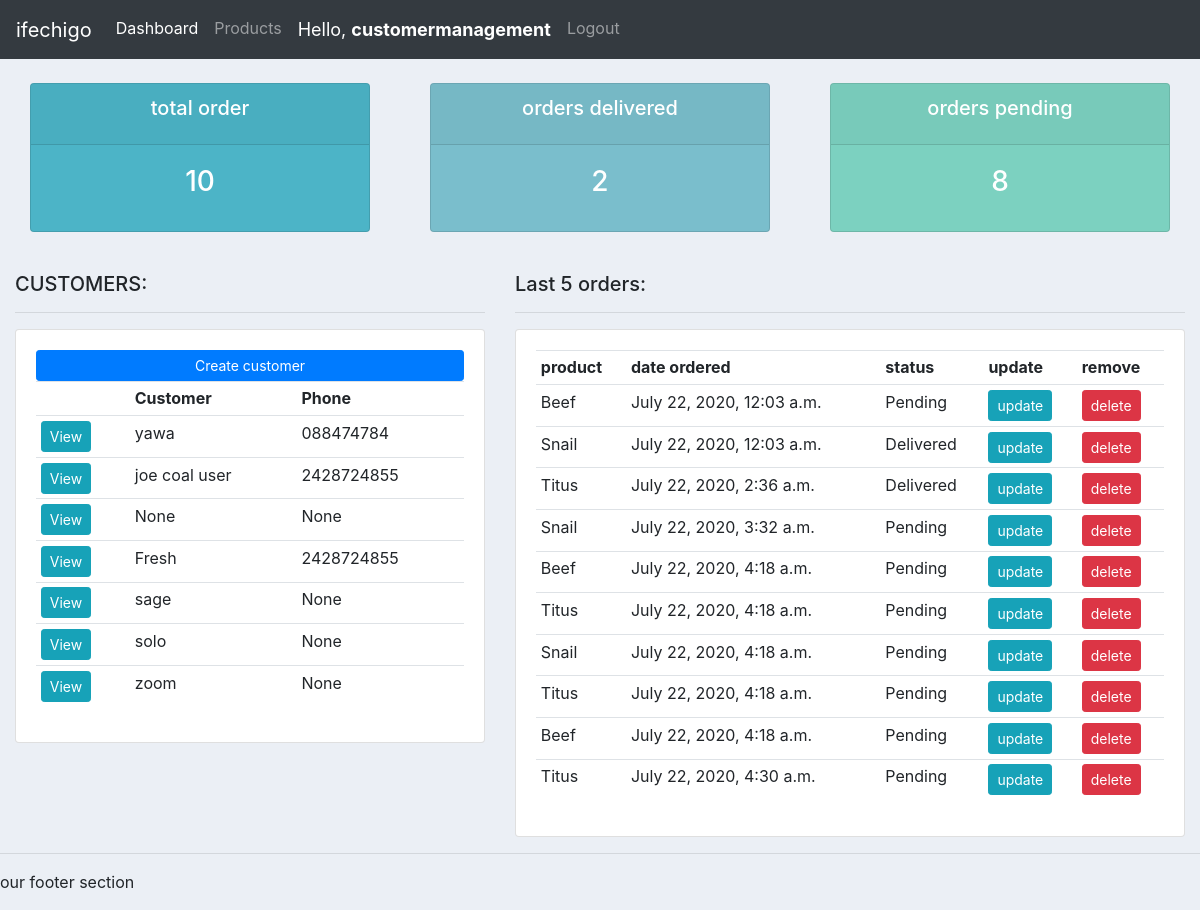
The page /dashboard/ (signed in) on the database its author committed.
### account/models.py (models this page shows, shortened)
class Customer(models.Model):
    user = models.OneToOneField(User, null=True, blank=True, on_delete=models.CASCADE)
    name = models.CharField(max_length=200, null=True)
    phone = models.CharField(max_length=200, null=True)
    email = models.EmailField(max_length=100, null=True)
    profile_pic = models.ImageField(default="default_pic.png", null=True, blank=True)
    date_created = models.DateTimeField(auto_now_add=True, null=True)

class Order(models.Model):
    STATUS = (
        ('Pending', 'Pending'),
        ('Out of Order', 'Out of Order'),
        ('Delivered', 'Delivered')
    )
    customer = models.ForeignKey(Customer, null=True, on_delete=models.SET_NULL)
    product = models.ForeignKey(Product, null=True, on_delete=models.SET_NULL)
    date_created = models.DateTimeField(auto_now_add=True, null=True)
    status = models.CharField(max_length=200, null=True, choices=STATUS)
    note = models.CharField(max_length=200, null=True)

class Product(models.Model):
    CATEGORY = (
        ('Meat', 'Meat'),
        ('Fish', 'Fish'),
        ('Unknown', 'Unknown')
    )
    name = models.CharField(max_length=200, null=True)
    price = models.FloatField(null=True)
    category = models.CharField(max_length=200, null=True, choices=CATEGORY)
    description = models.CharField(max_length=100, null=True, blank=True)
    date_created = models.DateTimeField(auto_now_add=True, null=True)
    tag = models.ManyToManyField(Tag)
    def __str__(self):
        return self.name

### account/decorators.py (the view)
    def wrapper_function(request, *args, **kwargs):
        group = None
        if request.user.groups.exists():
            group = request.user.groups.all()[0].name
        if group == 'customer':
            return redirect('user_page')
        if group == 'admin':
            return view_func(request, *args, **kwargs)

### account/views.py (called while the page is built)
@login_required(login_url='login')
@admin_only
def dashboard(request):
    orders = Order.objects.all()
    customers = Customer.objects.all()
    total_customers = customers.count()
    total_orders = orders.count()
    delivered = orders.filter(status='Delivered').count()
    pending = orders.filter(status='Pending').count()
    context = {
                'orders': orders,
                'customers': customers,
                'total_orders': total_orders,
                'delivered': delivered,
                'pending': pending,
                }
    return render(request, 'account/dashboard.html', context)

### templates/account/dashboard.html
{% extends 'account/main.html' %}
{% block content %}
    {% include 'account/status.html' %}
    <br>
    <div class="row">
        <div class="col-md-5">
            <h5>CUSTOMERS:</h5>
            <hr>
            <div class="card card-body">
                <a href="" class="btn btn-primary btn-sm btn-block">Create customer</a>
                <table class="table table-sm">
                    <tr>
                        <th></th>
                        <th>Customer</th>
                        <th>Phone</th>
                    </tr>
                    {% for x in customers %}
                        <tr>
                            <td><a href="{% url 'customer' x.id %}" class="btn btn-sm btn-info">View</a></td>
                            <td>{{ x.name }}</td>
                            <td>{{ x.phone }}</td>
                        </tr>
                    {% endfor %}
                </table>
            </div>
        </div>
        <div class="col-md-7">
            <h5>Last 5 orders:</h5>
            <hr>
            <div class="card card-body">
                <table class="table table-sm">
                    <tr>
                        <th>product</th>
                        <th>date ordered</th>
                        <th>status</th>
                        <th>update</th>
                        <th>remove</th>
                    </tr>
                    {% for order in orders %}
                        <tr>
                            <td>{{ order.product }}</td>
                            <td>{{ order.date_created }}</td>
                            <td>{{ order.status }}</td>
                            <td><a href="{% url 'update_form' order.id %}"
                                    class="btn btn-sm btn-info">update</a></td>
                            <td><a href="{% url 'delete_form' order.id %}"
                                    class="btn btn-sm btn-danger">delete</a></td>
                        </tr>
                    {% endfor %}
                </table>
            </div>
        </div>
    </div>
{% endblock %}

### templates/account/main.html (shortened to what this page needs)
{% load static %}
<!DOCTYPE html>
<html lang="en">
<head>
    <link rel="stylesheet" href="https://maxcdn.bootstrapcdn.com/bootstrap/4.0.0/css/bootstrap.min.css"
    >
    <link rel="stylesheet" type="text/css" href="{% static '/css/main.css' %}">
</head>
<body>
    {% include 'account/navbar.html' %}
    <div class="container-fluid">
        {%  block content %}
        {%  endblock %}
    </div>
    <hr>
    <footer>
        <p>our footer section</p>
    </footer>
</body>
</html>

### templates/account/navbar.html (shortened to what this page needs)
{% load static %}
<nav class="navbar navbar-expand-lg navbar-dark bg-dark">
  <a class="navbar-brand" href="#">ifechigo</a>
  <div class="collapse navbar-collapse" id="navbarNav">
    <ul class="navbar-nav">
      {% if request.user.is_staff %}
      <li class="nav-item active">
        <a class="nav-link" href="{% url 'dashboard' %}">Dashboard</a>
      </li>
      <li class="nav-item">
        <a class="nav-link" href="{% url 'products' %}">Products</a>
      </li>
      {% else %}
      <li class="nav-item">
        <a class="nav-link" href="{% url 'user_settings' %}">Settings</a>
      </li>
      {% endif %}
      <li class="nav-item">
        <a class="nav-link" id="hello-msg" href="#">Hello, <strong>{{ request.user }}</strong> </a>
      </li>
      <li class="nav-item">
        <a class="nav-link" href="{% url 'logout' %}">Logout</a>
      </li>
    </ul>
  </div>
</nav>

### templates/account/status.html
    <br>
    <div class="row">
        <div class="col">
            <div class="col-md">
                <div class="card text-center text-white mb-3" id="total-orders">
                    <div class="card-header">
                        <h5 class="card-title">total order</h5>
                    </div>
                    <div class="card-body">
                        <h3 class="card-title">{{ total_orders }}</h3>
                    </div>
                </div>
            </div>
        </div>
        <div class="col">
            <div class="col-md">
                <div class="card text-center text-white mb-3" id="orders-delivered">
                    <div class="card-header">
                        <h5 class="card-title">orders delivered</h5>
                    </div>
                    <div class="card-body">
                        <h3 class="card-title">{{ delivered }}</h3>
                    </div>
                </div>
            </div>
        </div>
        <div class="col">
            <div class="col-md">
                <div class="card text-center text-white mb-3" id="orders-pending">
                    <div class="card-header">
                        <h5 class="card-title">orders pending</h5>
                    </div>
                    <div class="card-body">
                        <h3 class="card-title">{{ pending }}</h3>
                    </div>
                </div>
            </div>
        </div>
    </div>

### static/css/main.css (style rules this page uses)
body { background-color: #ebeff5; }
#total-orders { background-color: #4cb4c7; }
#orders-delivered { background-color: #7abecc; }
#orders-pending { background-color: #7cd1c0; }

### templates/account/navbar.html (style rules this page uses)
#hello-msg { color: white; font-size: 18px; }

### rows shown on the page
Customer: name "yawa", phone "088474784"
Customer: name "joe coal user", phone "2428724855"
Customer: name "None", phone "None"
Customer: name "Fresh", phone "2428724855"
Customer: name "sage", phone "None"
Customer: name "solo", phone "None"
Customer: name "zoom", phone "None"
Order: product "Beef", date_created "July 22, 2020, 12:03 a.m.", status "Pending"
Order: product "Snail", date_created "July 22, 2020, 12:03 a.m.", status "Delivered"
Order: product "Titus", date_created "July 22, 2020, 2:36 a.m.", status "Delivered"
Order: product "Snail", date_created "July 22, 2020, 3:32 a.m.", status "Pending"
Order: product "Beef", date_created "July 22, 2020, 4:18 a.m.", status "Pending"
Order: product "Titus", date_created "July 22, 2020, 4:18 a.m.", status "Pending"
Order: product "Snail", date_created "July 22, 2020, 4:18 a.m.", status "Pending"
Order: product "Titus", date_created "July 22, 2020, 4:18 a.m.", status "Pending"
Order: product "Beef", date_created "July 22, 2020, 4:18 a.m.", status "Pending"
Order: product "Titus", date_created "July 22, 2020, 4:30 a.m.", status "Pending"

### other values the page prints
{{ request.user }} "customermanagement"
{{ total_orders }} "10"
{{ delivered }} "2"
{{ pending }} "8"
